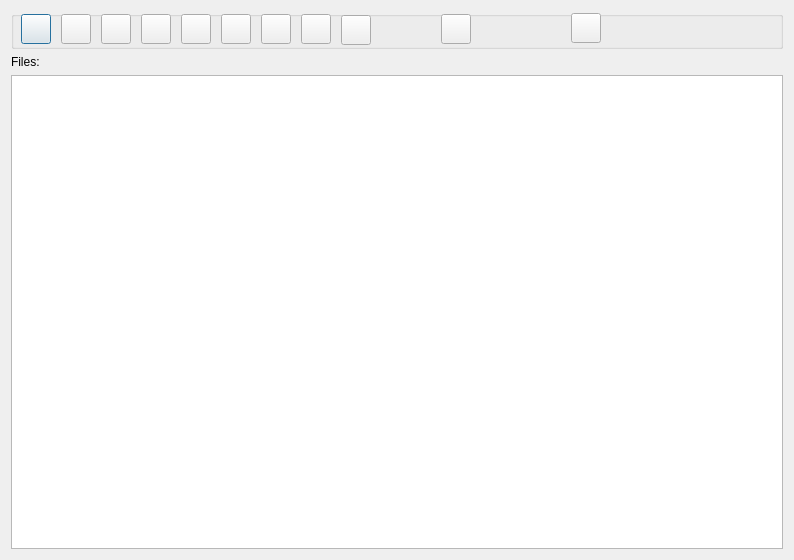
<?xml version="1.0" encoding="UTF-8"?>
<ui version="4.0">
 <class>Dialog_manage_files</class>
 <widget class="QDialog" name="Dialog_manage_files">
  <property name="geometry">
   <rect>
    <x>0</x>
    <y>0</y>
    <width>794</width>
    <height>560</height>
   </rect>
  </property>
  <property name="windowTitle">
   <string>Files</string>
  </property>
  <layout class="QGridLayout" name="gridLayout">
   <item row="3" column="0">
    <widget class="QTableWidget" name="tableWidget"/>
   </item>
   <item row="1" column="0">
    <widget class="QGroupBox" name="groupBox">
     <property name="minimumSize">
      <size>
       <width>0</width>
       <height>38</height>
      </size>
     </property>
     <property name="maximumSize">
      <size>
       <width>16777215</width>
       <height>38</height>
      </size>
     </property>
     <property name="title">
      <string/>
     </property>
     <widget class="QPushButton" name="pushButton_view">
      <property name="geometry">
       <rect>
        <x>10</x>
        <y>3</y>
        <width>30</width>
        <height>30</height>
       </rect>
      </property>
      <property name="toolTip">
       <string>&lt;html&gt;&lt;head/&gt;&lt;body&gt;&lt;p&gt;View file&lt;/p&gt;&lt;/body&gt;&lt;/html&gt;</string>
      </property>
      <property name="text">
       <string/>
      </property>
     </widget>
     <widget class="QPushButton" name="pushButton_create">
      <property name="geometry">
       <rect>
        <x>90</x>
        <y>3</y>
        <width>30</width>
        <height>30</height>
       </rect>
      </property>
      <property name="toolTip">
       <string>&lt;html&gt;&lt;head/&gt;&lt;body&gt;&lt;p&gt;Create a text file&lt;/p&gt;&lt;/body&gt;&lt;/html&gt;</string>
      </property>
      <property name="text">
       <string/>
      </property>
     </widget>
     <widget class="QPushButton" name="pushButton_export">
      <property name="geometry">
       <rect>
        <x>130</x>
        <y>3</y>
        <width>30</width>
        <height>30</height>
       </rect>
      </property>
      <property name="toolTip">
       <string>Export selected file.
Text files (from any source) are exported from the text stored in the database as .txt files.</string>
      </property>
      <property name="text">
       <string/>
      </property>
     </widget>
     <widget class="QPushButton" name="pushButton_delete">
      <property name="geometry">
       <rect>
        <x>430</x>
        <y>3</y>
        <width>30</width>
        <height>30</height>
       </rect>
      </property>
      <property name="toolTip">
       <string>&lt;html&gt;&lt;head/&gt;&lt;body&gt;&lt;p&gt;Select files for deletion&lt;/p&gt;&lt;/body&gt;&lt;/html&gt;</string>
      </property>
      <property name="text">
       <string/>
      </property>
     </widget>
     <widget class="QPushButton" name="pushButton_import">
      <property name="geometry">
       <rect>
        <x>50</x>
        <y>3</y>
        <width>30</width>
        <height>30</height>
       </rect>
      </property>
      <property name="toolTip">
       <string>&lt;html&gt;&lt;head/&gt;&lt;body&gt;&lt;p&gt;Import file into project folder&lt;/p&gt;&lt;/body&gt;&lt;/html&gt;</string>
      </property>
      <property name="text">
       <string/>
      </property>
     </widget>
     <widget class="QPushButton" name="pushButton_add_attribute">
      <property name="geometry">
       <rect>
        <x>290</x>
        <y>3</y>
        <width>30</width>
        <height>30</height>
       </rect>
      </property>
      <property name="toolTip">
       <string>&lt;html&gt;&lt;head/&gt;&lt;body&gt;&lt;p&gt;Add attribute&lt;/p&gt;&lt;/body&gt;&lt;/html&gt;</string>
      </property>
      <property name="text">
       <string/>
      </property>
     </widget>
     <widget class="QPushButton" name="pushButton_link">
      <property name="geometry">
       <rect>
        <x>170</x>
        <y>3</y>
        <width>30</width>
        <height>30</height>
       </rect>
      </property>
      <property name="toolTip">
       <string>&lt;html&gt;&lt;head/&gt;&lt;body&gt;&lt;p&gt;Link to a file that is outside the project folder&lt;/p&gt;&lt;/body&gt;&lt;/html&gt;</string>
      </property>
      <property name="text">
       <string/>
      </property>
     </widget>
     <widget class="QPushButton" name="pushButton_import_from_linked">
      <property name="geometry">
       <rect>
        <x>210</x>
        <y>3</y>
        <width>30</width>
        <height>30</height>
       </rect>
      </property>
      <property name="toolTip">
       <string>&lt;html&gt;&lt;head/&gt;&lt;body&gt;&lt;p&gt;Import linked file into project folder&lt;/p&gt;&lt;/body&gt;&lt;/html&gt;</string>
      </property>
      <property name="text">
       <string/>
      </property>
     </widget>
     <widget class="QPushButton" name="pushButton_export_to_linked">
      <property name="geometry">
       <rect>
        <x>250</x>
        <y>3</y>
        <width>30</width>
        <height>30</height>
       </rect>
      </property>
      <property name="toolTip">
       <string>Export file from project folder as a linked file.
Cannot export text transcription file associated with an audio or video as a linked file.</string>
      </property>
      <property name="text">
       <string/>
      </property>
     </widget>
     <widget class="QPushButton" name="pushButton_export_attributes">
      <property name="geometry">
       <rect>
        <x>330</x>
        <y>4</y>
        <width>30</width>
        <height>30</height>
       </rect>
      </property>
      <property name="toolTip">
       <string>&lt;html&gt;&lt;head/&gt;&lt;body&gt;&lt;p&gt;Export attributes as csv file&lt;/p&gt;&lt;/body&gt;&lt;/html&gt;</string>
      </property>
      <property name="text">
       <string/>
      </property>
     </widget>
     <widget class="QPushButton" name="pushButton_help">
      <property name="geometry">
       <rect>
        <x>560</x>
        <y>2</y>
        <width>30</width>
        <height>30</height>
       </rect>
      </property>
      <property name="toolTip">
       <string>Help</string>
      </property>
      <property name="text">
       <string/>
      </property>
     </widget>
    </widget>
   </item>
   <item row="2" column="0">
    <widget class="QLabel" name="label_fcount">
     <property name="text">
      <string>Files:</string>
     </property>
    </widget>
   </item>
  </layout>
 </widget>
 <resources/>
 <connections/>
</ui>
